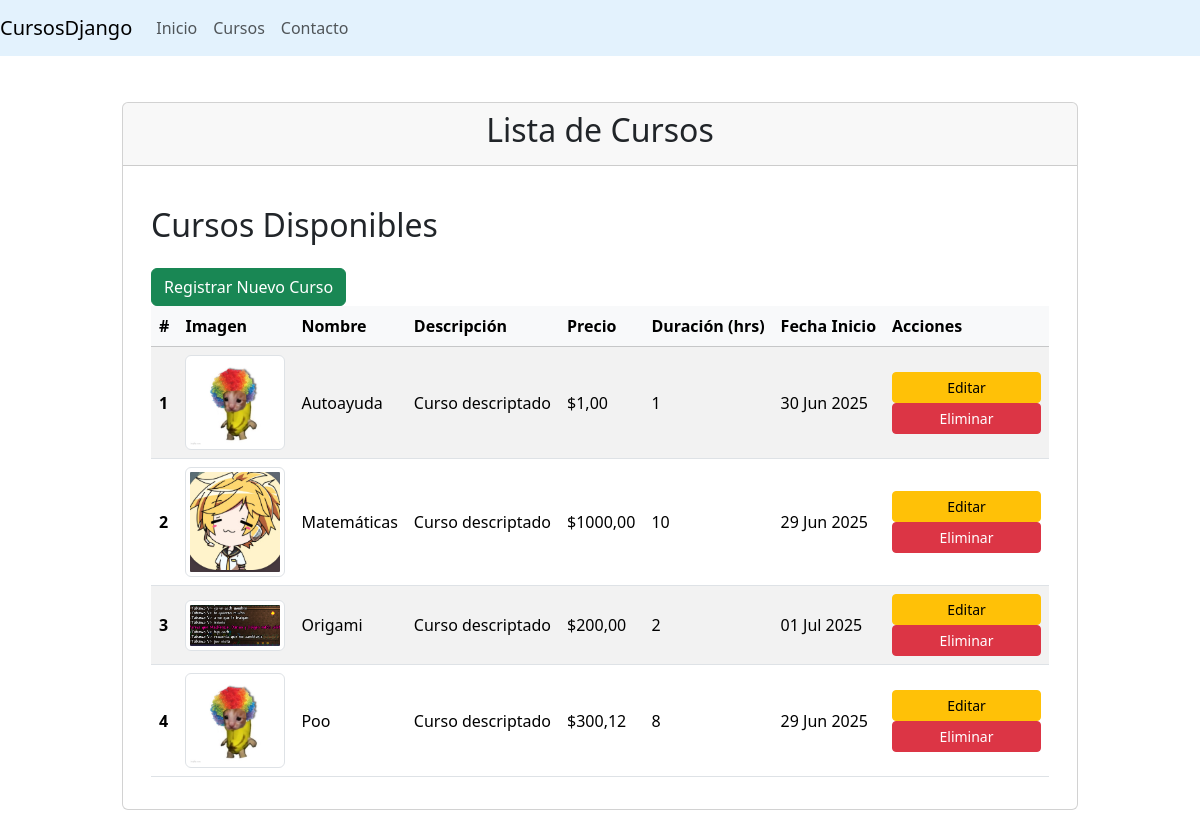
The page /ver_cursos/ on the database its author committed.
### cursos/models.py (models this page shows, shortened)
class Cursos(models.Model):
    id = models.AutoField(primary_key=True,verbose_name="Clave")
    nombre = models.CharField(max_length=100, verbose_name="Nombre del Curso")
    descripcion = RichTextField(verbose_name="Descripción del Curso", default="Descripción detallada del curso.")
    image = models.ImageField(null=True,upload_to="fotos",verbose_name="Fotografía")
    estatus = models.BooleanField(default=True, verbose_name="Activo")
    precio = models.DecimalField(max_digits=10, decimal_places=2, verbose_name="Precio del Curso")
    duracion = models.IntegerField(default=0, verbose_name="Duración (horas)")
    fecha_inicio = models.DateField(null=True, blank=True, verbose_name="Fecha de Inicio") # Added blank=True
    created = models.DateTimeField(auto_now_add=True, verbose_name="Fecha de Creación")
    updated = models.DateTimeField(auto_now=True, verbose_name="Última Actualización")
    class Meta:
        verbose_name = "Curso"
        verbose_name_plural = "Cursos"
        ordering = ["nombre"]

### cursos/views.py (the view)
# urls.py: path('ver_cursos/', views_cursos.verCursos, name='ver_cursos'),
def verCursos(request):
    cursos = Cursos.objects.all()
    return render(request, 'contenido/ver_cursos.html', {'cursos': cursos})

### cursos/templates/contenido/ver_cursos.html (shortened to what this page needs)
{% extends "contenido/menu.html" %}
{% block tituloBody %}Lista de Cursos{% endblock %}
{% block contenido %}
<div class="container mt-4">
    <h2 class="mb-4">Cursos Disponibles</h2>
 <div class="mt-3 text">
        <a href="{% url 'Registrar' %}"class="btn btn-success"   >Registrar Nuevo Curso</a>
    </div>
    {% if cursos %}
    <div class="table-responsive">
        <table class="table table-striped table-hover align-middle">
            <thead class="table-light" style="background-color: #e3f2fd;">
                <tr>
                    <th scope="col">#</th>
                    <th scope="col">Imagen</th>
                    <th scope="col">Nombre</th>
                    <th scope="col">Descripción</th>
                    <th scope="col">Precio</th>
                    <th scope="col">Duración (hrs)</th>
                    <th scope="col">Fecha Inicio</th>
                    <th scope="col">Acciones</th>
                </tr>
            </thead>
            <tbody>
                {% for curso in cursos %}
                <tr>
                    <th scope="row">{{ forloop.counter }}</th>
                    <td>
                        {% if curso.image %}
                            <img src="{{ curso.image.url }}" alt="{{ curso.nombre }}" class="img-thumbnail" style="width: 100px; height: auto;">
                        {% else %}
                            No Image
                        {% endif %}
                    </td>
                    <td>{{ curso.nombre }}</td>
                    <td>{{ curso.descripcion|safe|truncatechars:100 }}</td>
                    <td>${{ curso.precio|floatformat:2 }}</td>
                    <td>{{ curso.duracion }}</td>
                    <td>{{ curso.fecha_inicio|date:"d M Y" }}</td>
                    <td>
                        <a href="{% url 'editar_curso' curso.id %}" class="btn btn-warning btn-sm me-2 w-100">Editar</a>
                        <a href="{%url 'Eliminar' curso.id%}" class="btn btn-danger btn-sm me-2 w-100">Eliminar</a>
                    </td>
                </tr>
                {% endfor %}
            </tbody>
        </table>
    </div>
    {% else %}
    <div class="alert alert-info" role="alert">
        No hay cursos registrados todavía.
    </div>
    {% endif %}
</div>
{% endblock %}

### contenido/templates/contenido/menu.html (shortened to what this page needs)
<!DOCTYPE html>
<html lang="es">
<head>
    <link href="https://cdn.jsdelivr.net/npm/bootstrap@5.3.3/dist/css/bootstrap.min.css" rel="stylesheet">
</head>
<body>
<nav class="navbar navbar-expand-lg navbar-light" style="background-color: #e3f2fd;">
  <a class="navbar-brand" href="#">CursosDjango</a>
  <div class="collapse navbar-collapse" id="navbarNavAltMarkup">
    <div class="navbar-nav">
      <a class="nav-item nav-link" href="{%url 'Principal'  %}">Inicio</a>
      <a class="nav-item nav-link" href="{%url 'ver_cursos' %}">Cursos</a>
      <a class="nav-item nav-link" href="{%url 'Contacto'   %}">Contacto</a>
    </div>
  </div>
</nav>
<div class="d-flex flex-column justify-content-center align-items-center min-vh-100">
    <div class="card text">
        <div class="card-header">
            <div class="card-title text-center">
                <h2>{% block tituloBody %}  {% endblock %}</h2>
            </div>
        </div>
        <div class="card-body">
                {% block contenido %}{% endblock %}
        </div>
    </div>
</div>
</body>
</html>

### rows shown on the page
Cursos: image (picture), nombre "Autoayuda", descripcion "Curso descriptado", precio "1,00", duracion "1", fecha_inicio "30 Jun 2025"
Cursos: image (picture), nombre "Matemáticas", descripcion "Curso descriptado", precio "1000,00", duracion "10", fecha_inicio "29 Jun 2025"
Cursos: image (picture), nombre "Origami", descripcion "Curso descriptado", precio "200,00", duracion "2", fecha_inicio "01 Jul 2025"
Cursos: image (picture), nombre "Poo", descripcion "Curso descriptado", precio "300,12", duracion "8", fecha_inicio "29 Jun 2025"
